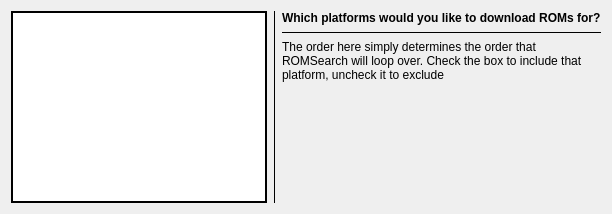
          <widget class="QWidget" name="tabConfigPlatforms">
           <attribute name="title">
            <string>Platforms</string>
           </attribute>
           <layout class="QHBoxLayout" name="horizontalLayout_2">
            <item>
             <layout class="QGridLayout" name="gridLayoutConfigPlatforms">
              <item row="0" column="0">
               <layout class="QHBoxLayout" name="horizontalLayoutConfigPlatforms">
                <item>
                 <widget class="QListWidget" name="listWidgetConfigPlatforms">
                  <property name="frameShape">
                   <enum>QFrame::Shape::WinPanel</enum>
                  </property>
                  <property name="frameShadow">
                   <enum>QFrame::Shadow::Plain</enum>
                  </property>
                  <property name="dragDropMode">
                   <enum>QAbstractItemView::DragDropMode::InternalMove</enum>
                  </property>
                 </widget>
                </item>
                <item>
                 <widget class="Line" name="lineConfigPlatforms">
                  <property name="frameShadow">
                   <enum>QFrame::Shadow::Plain</enum>
                  </property>
                  <property name="orientation">
                   <enum>Qt::Orientation::Vertical</enum>
                  </property>
                 </widget>
                </item>
                <item>
                 <layout class="QVBoxLayout" name="verticalLayoutConfigPlatformsDescription">
                  <item>
                   <widget class="QLabel" name="labelConfigPlatformsDescriptionTitle">
                    <property name="font">
                     <font>
                      <bold>true</bold>
                     </font>
                    </property>
                    <property name="text">
                     <string>Which platforms would you like to download ROMs for?</string>
                    </property>
                   </widget>
                  </item>
                  <item>
                   <widget class="Line" name="lineConfigPlatformsDescription">
                    <property name="frameShadow">
                     <enum>QFrame::Shadow::Plain</enum>
                    </property>
                    <property name="orientation">
                     <enum>Qt::Orientation::Horizontal</enum>
                    </property>
                   </widget>
                  </item>
                  <item>
                   <widget class="QLabel" name="labelConfigPlatformsDescriptionBody">
                    <property name="text">
                     <string>The order here simply determines the order that ROMSearch will loop over. Check the box to include that platform, uncheck it to exclude</string>
                    </property>
                    <property name="wordWrap">
                     <bool>true</bool>
                    </property>
                   </widget>
                  </item>
                  <item>
                   <spacer name="verticalSpacerConfigPlatformsDescription">
                    <property name="orientation">
                     <enum>Qt::Orientation::Vertical</enum>
                    </property>
                    <property name="sizeHint" stdset="0">
                     <size>
                      <width>20</width>
                      <height>40</height>
                     </size>
                    </property>
                   </spacer>
                  </item>
                 </layout>
                </item>
               </layout>
              </item>
             </layout>
            </item>
           </layout>
          </widget>
